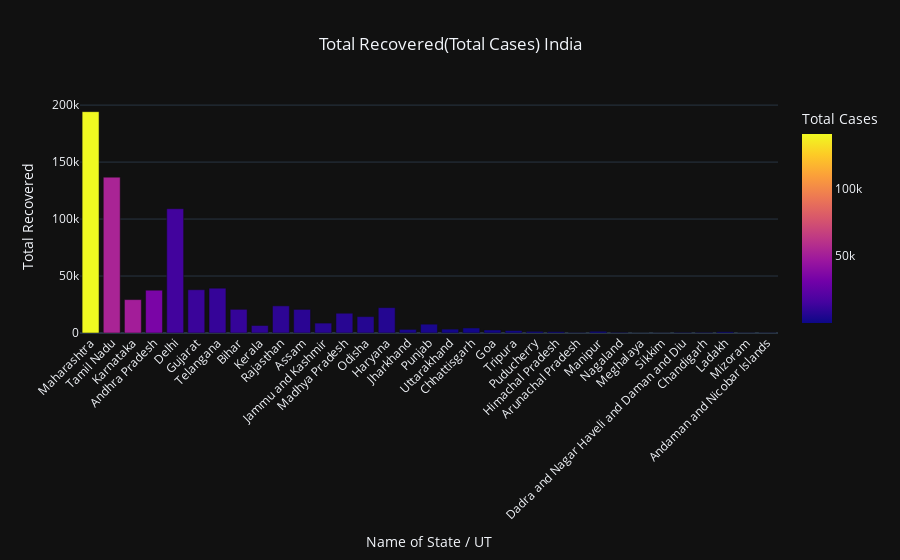

Notebook source saved alongside this figure:
### Markdown cell above
The above graph is about the top 20 countries and we can see each countries part out of the top countries for the given category<br>
**India's contribution is the exact value of pie in Total Cases**

### Code cell
bar_chart(temp_df, total_recovered_india, total_cases_india, 'India')

### Figure 1 — Plotly figure (JSON) as saved in the notebook; plotly's stock layout.template omitted (floating-point values rounded to 4 significant figures)
{"data": [{"alignmentgroup": "True", "hovertemplate": "Name of State / UT=%{x}<br>Total Recovered=%{y}<br>Total Cases=%{marker.color}<extra></extra>", "legendgroup": "", "marker": {"color": [140395, 52939, 49937, 34272, 14554, 12247, 11052, 10994, 9466, 8811, 8022, 7438, 7335, 6592, 6348, 3734, 3721, 1986, 1847, 1666, 1574, 986, 687, 654, 649, 644, 452, 338, 279, 256, 183, 149, 70], "coloraxis": "coloraxis"}, "name": "", "offsetgroup": "", "orientation": "v", "showlegend": false, "textposition": "auto", "type": "bar", "x": ["Maharashtra", "Tamil Nadu", "Karnataka", "Andhra Pradesh", "Delhi", "Gujarat", "Telangana", "Bihar", "Kerala", "Rajasthan", "Assam", "Jammu and Kashmir", "Madhya Pradesh", "Odisha", "Haryana", "Jharkhand", "Punjab", "Uttarakhand", "Chhattisgarh", "Goa", "Tripura", "Puducherry", "Himachal Pradesh", "Arunachal Pradesh", "Manipur", "Nagaland", "Meghalaya", "Sikkim", "Dadra and Nagar Haveli and Daman and Diu", "Chandigarh", "Ladakh", "Mizoram", "Andaman and Nicobar Islands"], "xaxis": "x", "y": [194253, 136793, 29310, 37555, 109065, 37978, 39327, 20769, 6594, 23815, 20699, 8709, 17359, 14393, 22249, 3174, 7741, 3399, 4377, 2655, 2072, 1400, 1136, 334, 1466, 530, 78, 122, 489, 531, 1025, 183, 170], "yaxis": "y"}], "layout": {"barmode": "relative", "coloraxis": {"colorbar": {"title": {"text": "Total Cases"}}, "colorscale": [[0, "#0d0887"], [0.1111, "#46039f"], [0.2222, "#7201a8"], [0.3333, "#9c179e"], [0.4444, "#bd3786"], [0.5556, "#d8576b"], [0.6667, "#ed7953"], [0.7778, "#fb9f3a"], [0.8889, "#fdca26"], [1, "#f0f921"]]}, "hovermode": "x", "legend": {"tracegroupgap": 0}, "title": {"text": "Total Recovered(Total Cases) India", "x": 0.5, "xanchor": "center"}, "xaxis": {"anchor": "y", "domain": [0, 1], "tickangle": -45, "title": {"text": "Name of State / UT"}}, "yaxis": {"anchor": "x", "domain": [0, 1], "title": {"text": "Total Recovered"}}}}
